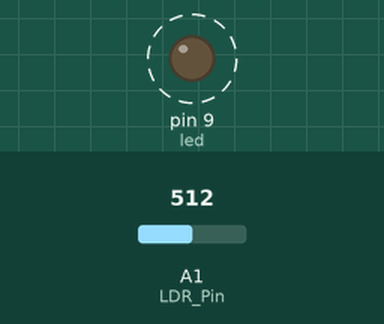
Simulated run of this sketch. Board: Arduino Uno, built with avr-gcc and run on an emulated ATmega328P. On the bench: output pins drawn as LEDs (lit = HIGH). Dashed ring = blinking. Inputs (shaded band) come from the test bench; at power-on: A1 (LDR_Pin) = 512.

Above: at 0.9 s.
2.5 s: A1 (LDR_Pin) set to 481
At 3.45 s:
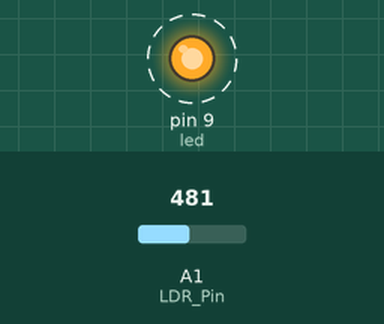
6.0 s: A1 (LDR_Pin) set to 510
At 6.5 s:
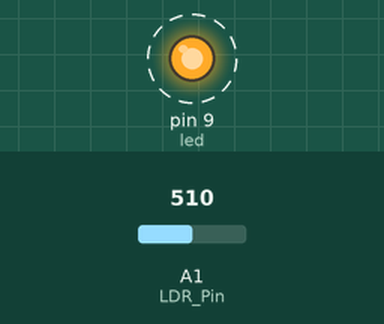
Timing chart, 0 to 15.5 s (numbered marks = the images above; inputs shaded):
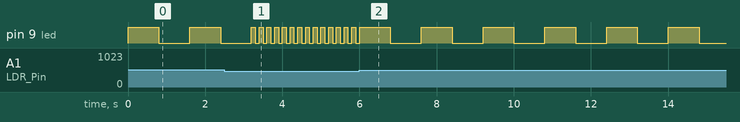

Measured:
- the behaviour switches between 500 and 499 on A1 (LDR_Pin) (found by bisection; images 0 and 1)
- after the input at 2.5 s, pin 9 (led): alternates HIGH for 0.10 s and LOW for 0.10 s, starting after 0.80 s
- after the input at 6.0 s, pin 9 (led): alternates HIGH for 0.80 s and LOW for 0.80 s, starting after 0.80 s
- by itself, pin 9 (led): alternates HIGH for 0.80 s and LOW for 0.80 s

The sketch:

LED_LDR_flash.ino
```cpp
int LDR_Pin = A1;
int led = 9;
int LDR_val;
int x;
void setup()
{
  pinMode(led, OUTPUT);
}
void loop()
{
  LDR_val = analogRead(LDR_Pin);
  if (0 <= LDR_val && LDR_val < 500)  //Dark
  {
    x = 1;       //Fast Flash
  }
  else if (500 <= LDR_val && LDR_val <= 1023)   //Light
  {
    x = 2;         //Slow Flash
  }
  if (x == 1)
  {
    digitalWrite (led , HIGH);
    delay (100);
    digitalWrite (led , LOW);
    delay (100);
  }
  else if (x == 2)
  {
    digitalWrite (led , HIGH);
    delay (800);
    digitalWrite (led , LOW);
    delay (800);
  }
}
```
